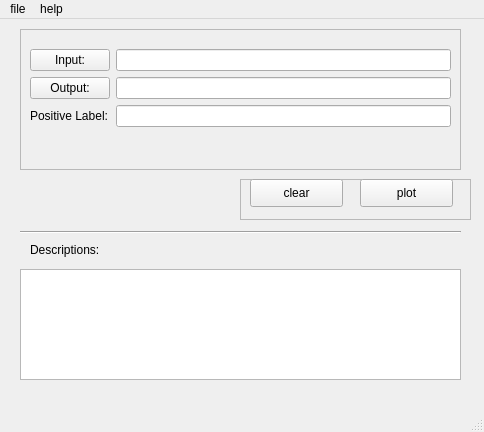
<?xml version="1.0" encoding="UTF-8"?>
<ui version="4.0">
 <class>CdWindow</class>
 <widget class="QMainWindow" name="CdWindow">
  <property name="geometry">
   <rect>
    <x>0</x>
    <y>0</y>
    <width>484</width>
    <height>432</height>
   </rect>
  </property>
  <property name="windowTitle">
   <string>MainWindow</string>
  </property>
  <widget class="QWidget" name="centralwidget">
   <widget class="QFrame" name="frame_file">
    <property name="geometry">
     <rect>
      <x>20</x>
      <y>10</y>
      <width>441</width>
      <height>141</height>
     </rect>
    </property>
    <property name="frameShape">
     <enum>QFrame::StyledPanel</enum>
    </property>
    <property name="frameShadow">
     <enum>QFrame::Raised</enum>
    </property>
    <widget class="QWidget" name="formLayoutWidget">
     <property name="geometry">
      <rect>
       <x>10</x>
       <y>20</y>
       <width>421</width>
       <height>111</height>
      </rect>
     </property>
     <layout class="QFormLayout" name="formLayout">
      <item row="0" column="1">
       <widget class="QLineEdit" name="lineEdit_input"/>
      </item>
      <item row="1" column="1">
       <widget class="QLineEdit" name="lineEdit_output"/>
      </item>
      <item row="0" column="0">
       <widget class="QPushButton" name="pbt_input">
        <property name="text">
         <string>Input:</string>
        </property>
       </widget>
      </item>
      <item row="1" column="0">
       <widget class="QPushButton" name="pbt_output">
        <property name="text">
         <string>Output:</string>
        </property>
       </widget>
      </item>
      <item row="2" column="0">
       <widget class="QLabel" name="label_pl">
        <property name="text">
         <string>Positive Label:</string>
        </property>
       </widget>
      </item>
      <item row="2" column="1">
       <widget class="QLineEdit" name="lineEdit_pl"/>
      </item>
     </layout>
    </widget>
   </widget>
   <widget class="QFrame" name="frame_plot">
    <property name="geometry">
     <rect>
      <x>240</x>
      <y>160</y>
      <width>231</width>
      <height>41</height>
     </rect>
    </property>
    <property name="frameShape">
     <enum>QFrame::StyledPanel</enum>
    </property>
    <property name="frameShadow">
     <enum>QFrame::Raised</enum>
    </property>
    <widget class="QPushButton" name="pbt_plot">
     <property name="geometry">
      <rect>
       <x>120</x>
       <y>0</y>
       <width>93</width>
       <height>28</height>
      </rect>
     </property>
     <property name="text">
      <string>plot</string>
     </property>
    </widget>
    <widget class="QPushButton" name="pbt_clear">
     <property name="geometry">
      <rect>
       <x>10</x>
       <y>0</y>
       <width>93</width>
       <height>28</height>
      </rect>
     </property>
     <property name="text">
      <string>clear</string>
     </property>
    </widget>
   </widget>
   <widget class="Line" name="line_h1">
    <property name="geometry">
     <rect>
      <x>20</x>
      <y>203</y>
      <width>441</width>
      <height>20</height>
     </rect>
    </property>
    <property name="orientation">
     <enum>Qt::Horizontal</enum>
    </property>
   </widget>
   <widget class="QLabel" name="label_des">
    <property name="geometry">
     <rect>
      <x>30</x>
      <y>220</y>
      <width>121</width>
      <height>21</height>
     </rect>
    </property>
    <property name="text">
     <string>Descriptions:</string>
    </property>
   </widget>
   <widget class="QTextEdit" name="textEdit_des">
    <property name="geometry">
     <rect>
      <x>20</x>
      <y>250</y>
      <width>441</width>
      <height>111</height>
     </rect>
    </property>
   </widget>
  </widget>
  <widget class="QMenuBar" name="menubar">
   <property name="geometry">
    <rect>
     <x>0</x>
     <y>0</y>
     <width>484</width>
     <height>26</height>
    </rect>
   </property>
   <widget class="QMenu" name="menufile">
    <property name="title">
     <string>file</string>
    </property>
    <addaction name="actionopen"/>
    <addaction name="separator"/>
    <addaction name="actionexit"/>
   </widget>
   <widget class="QMenu" name="menuhelp">
    <property name="title">
     <string>help</string>
    </property>
    <addaction name="actionHTC_Homepage"/>
    <addaction name="separator"/>
    <addaction name="actionstyle_requirement"/>
   </widget>
   <addaction name="menufile"/>
   <addaction name="menuhelp"/>
  </widget>
  <widget class="QStatusBar" name="statusbar"/>
  <action name="actionopen">
   <property name="text">
    <string>open</string>
   </property>
  </action>
  <action name="actionexit">
   <property name="text">
    <string>exit</string>
   </property>
  </action>
  <action name="actionHTC_Homepage">
   <property name="text">
    <string>HTC Homepage</string>
   </property>
  </action>
  <action name="actionstyle_requirement">
   <property name="text">
    <string>style requirements</string>
   </property>
  </action>
 </widget>
 <resources/>
 <connections/>
</ui>
